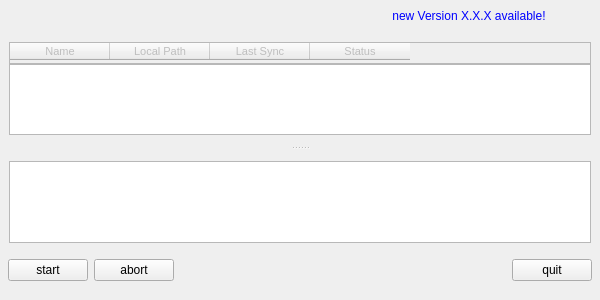
<?xml version="1.0" encoding="UTF-8"?>
<ui version="4.0">
 <class>QtClientClass</class>
 <widget class="QMainWindow" name="QtClientClass">
  <property name="enabled">
   <bool>true</bool>
  </property>
  <property name="geometry">
   <rect>
    <x>0</x>
    <y>0</y>
    <width>600</width>
    <height>300</height>
   </rect>
  </property>
  <property name="minimumSize">
   <size>
    <width>550</width>
    <height>250</height>
   </size>
  </property>
  <property name="windowTitle">
   <string>QtClient</string>
  </property>
  <property name="windowIcon">
   <iconset resource="qtClient.qrc">
    <normaloff>:/Resources/icon.png</normaloff>:/Resources/icon.png</iconset>
  </property>
  <widget class="QWidget" name="centralWidget">
   <property name="enabled">
    <bool>true</bool>
   </property>
   <layout class="QVBoxLayout" name="verticalLayout_2">
    <property name="spacing">
     <number>0</number>
    </property>
    <property name="leftMargin">
     <number>0</number>
    </property>
    <property name="topMargin">
     <number>0</number>
    </property>
    <property name="rightMargin">
     <number>0</number>
    </property>
    <property name="bottomMargin">
     <number>0</number>
    </property>
    <item>
     <layout class="QHBoxLayout" name="horizontalLayout">
      <property name="leftMargin">
       <number>9</number>
      </property>
      <property name="rightMargin">
       <number>9</number>
      </property>
      <item>
       <widget class="QToolButton" name="addButton">
        <property name="enabled">
         <bool>true</bool>
        </property>
        <property name="text">
         <string/>
        </property>
        <property name="icon">
         <iconset resource="qtClient.qrc">
          <normaloff>:/Resources/tool_add.png</normaloff>:/Resources/tool_add.png</iconset>
        </property>
        <property name="iconSize">
         <size>
          <width>24</width>
          <height>24</height>
         </size>
        </property>
        <property name="autoRaise">
         <bool>true</bool>
        </property>
       </widget>
      </item>
      <item>
       <widget class="QToolButton" name="removeButton">
        <property name="enabled">
         <bool>false</bool>
        </property>
        <property name="text">
         <string/>
        </property>
        <property name="icon">
         <iconset resource="qtClient.qrc">
          <normaloff>:/Resources/tool_remove.png</normaloff>:/Resources/tool_remove.png</iconset>
        </property>
        <property name="iconSize">
         <size>
          <width>24</width>
          <height>24</height>
         </size>
        </property>
        <property name="autoRaise">
         <bool>true</bool>
        </property>
       </widget>
      </item>
      <item>
       <widget class="QToolButton" name="downButton">
        <property name="enabled">
         <bool>false</bool>
        </property>
        <property name="text">
         <string/>
        </property>
        <property name="icon">
         <iconset resource="qtClient.qrc">
          <normaloff>:/Resources/down.png</normaloff>:/Resources/down.png</iconset>
        </property>
        <property name="iconSize">
         <size>
          <width>24</width>
          <height>24</height>
         </size>
        </property>
        <property name="autoRaise">
         <bool>true</bool>
        </property>
       </widget>
      </item>
      <item>
       <widget class="QToolButton" name="upButton">
        <property name="enabled">
         <bool>false</bool>
        </property>
        <property name="text">
         <string/>
        </property>
        <property name="icon">
         <iconset resource="qtClient.qrc">
          <normaloff>:/Resources/up.png</normaloff>:/Resources/up.png</iconset>
        </property>
        <property name="iconSize">
         <size>
          <width>24</width>
          <height>24</height>
         </size>
        </property>
        <property name="autoRaise">
         <bool>true</bool>
        </property>
       </widget>
      </item>
      <item>
       <widget class="QToolButton" name="editButton">
        <property name="enabled">
         <bool>false</bool>
        </property>
        <property name="text">
         <string/>
        </property>
        <property name="icon">
         <iconset resource="qtClient.qrc">
          <normaloff>:/Resources/icon_cf.png</normaloff>:/Resources/icon_cf.png</iconset>
        </property>
        <property name="iconSize">
         <size>
          <width>24</width>
          <height>24</height>
         </size>
        </property>
        <property name="autoRaise">
         <bool>true</bool>
        </property>
       </widget>
      </item>
      <item>
       <widget class="QToolButton" name="disableButton">
        <property name="enabled">
         <bool>false</bool>
        </property>
        <property name="text">
         <string/>
        </property>
        <property name="icon">
         <iconset resource="qtClient.qrc">
          <normaloff>:/Resources/icon_err.png</normaloff>:/Resources/icon_err.png</iconset>
        </property>
        <property name="iconSize">
         <size>
          <width>24</width>
          <height>24</height>
         </size>
        </property>
        <property name="autoRaise">
         <bool>true</bool>
        </property>
       </widget>
      </item>
      <item>
       <spacer name="horizontalSpacer">
        <property name="orientation">
         <enum>Qt::Horizontal</enum>
        </property>
        <property name="sizeHint" stdset="0">
         <size>
          <width>40</width>
          <height>20</height>
         </size>
        </property>
       </spacer>
      </item>
      <item>
       <widget class="QToolButton" name="updateButton">
        <property name="styleSheet">
         <string notr="true">color:blue</string>
        </property>
        <property name="text">
         <string>new Version X.X.X available!</string>
        </property>
        <property name="autoRaise">
         <bool>true</bool>
        </property>
       </widget>
      </item>
      <item>
       <widget class="QToolButton" name="settingsButton">
        <property name="text">
         <string/>
        </property>
        <property name="icon">
         <iconset resource="qtClient.qrc">
          <normaloff>:/Resources/tool_settings.png</normaloff>:/Resources/tool_settings.png</iconset>
        </property>
        <property name="iconSize">
         <size>
          <width>24</width>
          <height>24</height>
         </size>
        </property>
        <property name="autoRaise">
         <bool>true</bool>
        </property>
       </widget>
      </item>
     </layout>
    </item>
    <item>
     <widget class="QSplitter" name="splitter">
      <property name="orientation">
       <enum>Qt::Vertical</enum>
      </property>
      <widget class="QWidget" name="layoutWidget">
       <layout class="QVBoxLayout" name="verticalLayout">
        <property name="spacing">
         <number>0</number>
        </property>
        <property name="leftMargin">
         <number>9</number>
        </property>
        <property name="rightMargin">
         <number>9</number>
        </property>
        <item>
         <widget class="QTableWidget" name="tableHeaderWidget">
          <property name="enabled">
           <bool>false</bool>
          </property>
          <property name="sizePolicy">
           <sizepolicy hsizetype="Minimum" vsizetype="Fixed">
            <horstretch>0</horstretch>
            <verstretch>0</verstretch>
           </sizepolicy>
          </property>
          <property name="maximumSize">
           <size>
            <width>16777215</width>
            <height>22</height>
           </size>
          </property>
          <property name="font">
           <font>
            <pointsize>8</pointsize>
           </font>
          </property>
          <property name="focusPolicy">
           <enum>Qt::NoFocus</enum>
          </property>
          <property name="defaultDropAction">
           <enum>Qt::IgnoreAction</enum>
          </property>
          <property name="selectionMode">
           <enum>QAbstractItemView::SingleSelection</enum>
          </property>
          <property name="textElideMode">
           <enum>Qt::ElideRight</enum>
          </property>
          <attribute name="verticalHeaderVisible">
           <bool>false</bool>
          </attribute>
          <attribute name="verticalHeaderDefaultSectionSize">
           <number>20</number>
          </attribute>
          <attribute name="verticalHeaderHighlightSections">
           <bool>false</bool>
          </attribute>
          <column>
           <property name="text">
            <string>Name</string>
           </property>
          </column>
          <column>
           <property name="text">
            <string>Local Path</string>
           </property>
          </column>
          <column>
           <property name="text">
            <string>Last Sync</string>
           </property>
          </column>
          <column>
           <property name="text">
            <string>Status</string>
           </property>
          </column>
         </widget>
        </item>
        <item>
         <widget class="QTableWidget" name="tableWidget">
          <property name="sizePolicy">
           <sizepolicy hsizetype="Expanding" vsizetype="Expanding">
            <horstretch>0</horstretch>
            <verstretch>1</verstretch>
           </sizepolicy>
          </property>
          <property name="columnCount">
           <number>4</number>
          </property>
          <attribute name="horizontalHeaderVisible">
           <bool>false</bool>
          </attribute>
          <attribute name="horizontalHeaderHighlightSections">
           <bool>true</bool>
          </attribute>
          <attribute name="verticalHeaderVisible">
           <bool>false</bool>
          </attribute>
          <attribute name="verticalHeaderDefaultSectionSize">
           <number>20</number>
          </attribute>
          <attribute name="verticalHeaderHighlightSections">
           <bool>false</bool>
          </attribute>
          <column>
           <property name="text">
            <string>Name</string>
           </property>
          </column>
          <column>
           <property name="text">
            <string>Local Path</string>
           </property>
          </column>
          <column>
           <property name="text">
            <string>Last Sync</string>
           </property>
          </column>
          <column>
           <property name="text">
            <string>Status</string>
           </property>
          </column>
         </widget>
        </item>
       </layout>
      </widget>
      <widget class="QWidget" name="layoutWidget">
       <layout class="QVBoxLayout" name="verticalLayout_3">
        <property name="leftMargin">
         <number>9</number>
        </property>
        <property name="rightMargin">
         <number>9</number>
        </property>
        <item>
         <widget class="QTextEdit" name="textEdit">
          <property name="sizePolicy">
           <sizepolicy hsizetype="Expanding" vsizetype="Expanding">
            <horstretch>0</horstretch>
            <verstretch>2</verstretch>
           </sizepolicy>
          </property>
          <property name="font">
           <font>
            <family>Courier New</family>
            <pointsize>8</pointsize>
           </font>
          </property>
          <property name="lineWrapMode">
           <enum>QTextEdit::NoWrap</enum>
          </property>
          <property name="textInteractionFlags">
           <set>Qt::TextSelectableByKeyboard|Qt::TextSelectableByMouse</set>
          </property>
         </widget>
        </item>
       </layout>
      </widget>
     </widget>
    </item>
    <item>
     <layout class="QHBoxLayout" name="horizontalLayout_2">
      <property name="leftMargin">
       <number>8</number>
      </property>
      <property name="topMargin">
       <number>5</number>
      </property>
      <property name="rightMargin">
       <number>8</number>
      </property>
      <item>
       <widget class="QPushButton" name="pushButton">
        <property name="text">
         <string>start</string>
        </property>
       </widget>
      </item>
      <item>
       <widget class="QPushButton" name="pushButton2">
        <property name="text">
         <string>abort</string>
        </property>
       </widget>
      </item>
      <item>
       <spacer name="horizontalSpacer_2">
        <property name="orientation">
         <enum>Qt::Horizontal</enum>
        </property>
        <property name="sizeHint" stdset="0">
         <size>
          <width>40</width>
          <height>20</height>
         </size>
        </property>
       </spacer>
      </item>
      <item>
       <widget class="QPushButton" name="quitButton">
        <property name="text">
         <string>quit</string>
        </property>
       </widget>
      </item>
     </layout>
    </item>
   </layout>
  </widget>
  <widget class="QStatusBar" name="statusBar">
   <property name="sizeGripEnabled">
    <bool>false</bool>
   </property>
  </widget>
 </widget>
 <layoutdefault spacing="6" margin="11"/>
 <tabstops>
  <tabstop>pushButton</tabstop>
  <tabstop>pushButton2</tabstop>
  <tabstop>quitButton</tabstop>
  <tabstop>upButton</tabstop>
  <tabstop>downButton</tabstop>
  <tabstop>disableButton</tabstop>
 </tabstops>
 <resources>
  <include location="qtClient.qrc"/>
 </resources>
 <connections/>
</ui>
